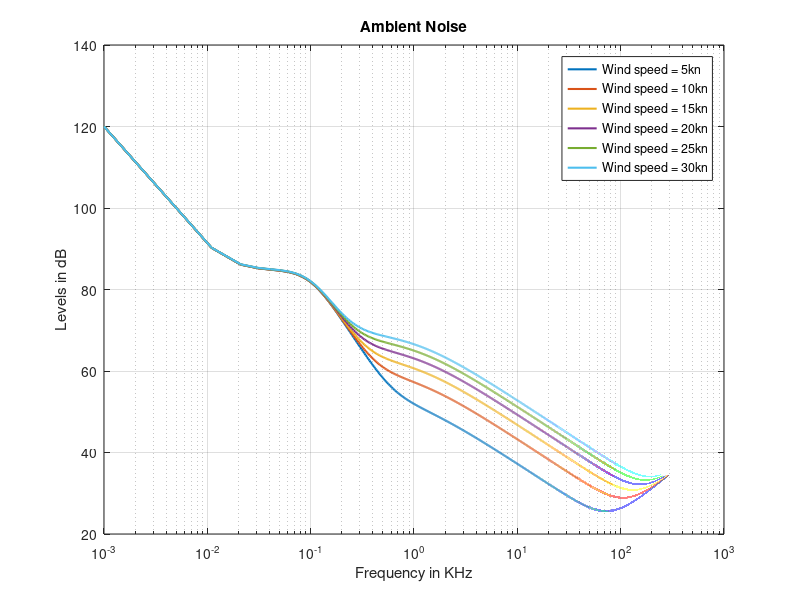

Write the MATLAB code that produced this figure.
f = 0.001:0.01:1000; % frequency range
v = 5:5:30; % Wind speed in steps of 5kn
Isotropic_NL = []; % AMbient noise level
for i = 1:6
vm = v(i);
N_turb = 30 - 30.*log10(f); % Turbulence Noise level
N_traffic = 10.*log10((3.*10.^8)./(1+(10.^4.*f.^4))); % traffic NL
N_state = 40 +10.*log10((vm.^2)./(1+f.^(5/3))); %Sea State NL
N_therm = -15 +20.*log10(f); % Thermal NL
N_rain = -999; N_bio = -999; N_vessel = -999;
Isotropic_NL = [Isotropic_NL;10.*log10((10.^(0.1.*N_turb)) + ...
    (10.^(0.1.*N_traffic)) + (10.^(0.1.*N_state)) + (10.^(0.1.*N_therm)) ...
    + (10.^(0.1.*N_rain)) + (10.^(0.1.*N_bio)) + (10.^(0.1.*N_vessel)))];
end
semilogx(f,Isotropic_NL, 'linewidth',1.5)
grid on
axis([10^-3 10^3 20 140])
xlabel('Frequency in KHz')
ylabel('Levels in dB')
legend('Wind speed = 5kn','Wind speed = 10kn','Wind speed = 15kn', ...
    'Wind speed = 20kn','Wind speed = 25kn','Wind speed = 30kn')
title('Ambient Noise')